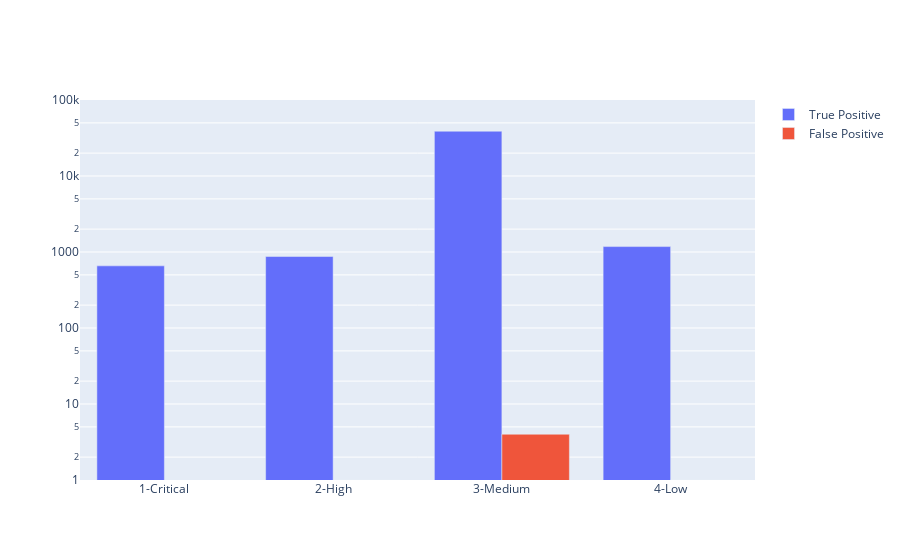

The code cell stored with this chart in its notebook:
### Markdown cell above
## Creating the graph of TP and FP

### TP - True Positive & FP - False Positive
From the confusion matrix, we can create a Grouped-Bar Chart containing TP and FP based on each type -
1. 1-Critical
2. 2-High
3. 3-Medium
4. 4-Low
5. Unknown

### Code cell
import plotly.graph_objs as px

xaxis = ['1-Critical','2-High', '3-Medium', '4-Low']
trace_data = []
tp = []
fp = []
cr_arr = []
hi_arr = []
md_arr = []
lw_arr = []

# Creating the array to compare between algorithms group by priority (Accuary Percentage)
cr_arr.append((c_matrix[0][0]*100)/(c_matrix[0][0]+c_matrix[0][4]))
hi_arr.append((c_matrix[1][1]*100)/(c_matrix[1][1]+c_matrix[1][4]))
md_arr.append((c_matrix[2][2]*100)/(c_matrix[2][2]+c_matrix[2][4]))
lw_arr.append((c_matrix[3][3]*100)/(c_matrix[3][3]+c_matrix[3][4]))


for i in range (0,len(c_matrix)-1):    
    tp.append(c_matrix[i][i])
    fp.append(c_matrix[i][len(c_matrix[i]) - 1])
    
trace1 = px.Bar(x=xaxis, y= tp, name='True Positive')
trace2 = px.Bar(x=xaxis, y= fp, name='False Positive')
trace_data.append(trace1)
trace_data.append(trace2)
    
layout = px.Layout(barmode = 'group')
fig = px.Figure(data = trace_data, layout = layout)
fig.update_yaxes(type="log", range=[0,5]) # log range: 10^0=1, 10^5=100000
fig.show()

### Figure 1 — Plotly figure (JSON) as saved in the notebook; plotly's stock layout.template omitted (floating-point values rounded to 4 significant figures)
{"data": [{"name": "True Positive", "type": "bar", "x": ["1-Critical", "2-High", "3-Medium", "4-Low"], "y": [657, 872, 38821, 1178]}, {"name": "False Positive", "type": "bar", "x": ["1-Critical", "2-High", "3-Medium", "4-Low"], "y": [0, 1, 4, 1]}], "layout": {"barmode": "group", "yaxis": {"range": [0, 5], "type": "log"}}}
